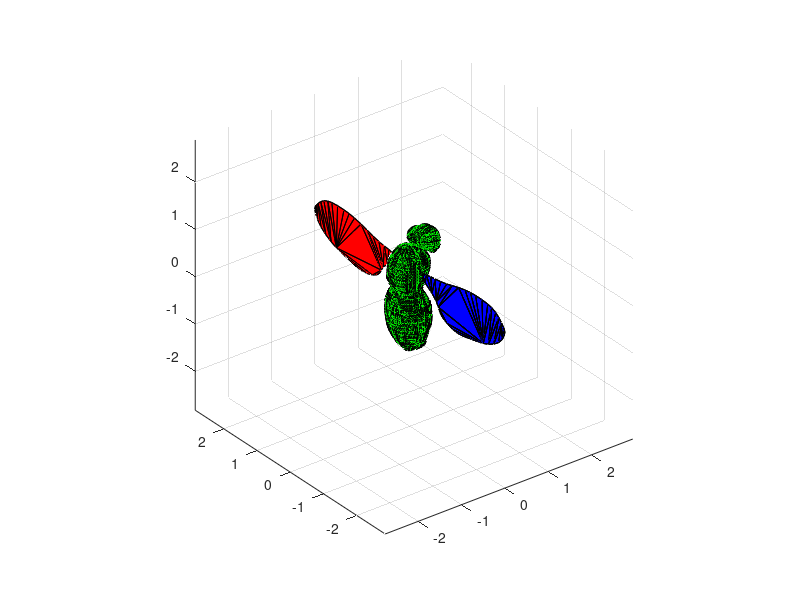

The MATLAB source for this figure: (Note: this script raises an error after producing the figure.)
% view Image from 3 camera views.

% This is a first attempt to make a 3D model from the data given to us by
% Will Dickson

%Load Camera Data
load DLT_coeff

% The joint of the fly wing is located at [0 -1.3412 0.1442]
XTrans = [0 -1.3412 0.1442];
load flywing
load flybody

body = flybody;
wing = flywing;
wing.pts = wing.pts - repmat(XTrans,size(wing.pts,1),1);

%Approximate translation from center of fly body to the wing joint location
%JTrans = [0 +/-0.35 0.5]
RJTrans = [0 -0.36 0.5];
LJTrans = [0 0.36 0.5];

bodyscale = 1;
wingscale = 1;

%Body
body.pts = bodyscale.*body.pts;

%Left Wing
Lwing = wing;
Lwing.pts = wingscale.*Lwing.pts;
Lwing.pts = Lwing.pts + repmat(bodyscale.*LJTrans,size(Lwing.pts,1),1);

%Right Wing
%Rotate about z-axis by 180 degrees
Rz = @(theta) [cos(theta) -sin(theta) 0
                sin(theta) cos(theta) 0
                0 0 1];
Rwing = wing;
Rwing.pts = wingscale.*Rwing.pts;
Rwing.pts = (Rz(pi)*Rwing.pts')' + repmat(bodyscale.*RJTrans,size(Rwing.pts,1),1);

figure; 
trisurf(body.TRI,body.pts(:,1),body.pts(:,2),body.pts(:,3),'facecolor','green');
hold on;
trisurf(Rwing.TRI,Rwing.pts(:,1),Rwing.pts(:,2),Rwing.pts(:,3),'facecolor','blue');
trisurf(Lwing.TRI,Lwing.pts(:,1),Lwing.pts(:,2),Lwing.pts(:,3),'facecolor','red');
axis equal

%get image points
figure;
for i = 1:3
    rw(i).pts = dlt_3D_to_2D(DLT(i).coeff,Rwing.pts);
    lw(i).pts = dlt_3D_to_2D(DLT(i).coeff,Lwing.pts);
    bd(i).pts = dlt_3D_to_2D(DLT(i).coeff,body.pts);
    
    subplot(1,3,i), hold on, plot(rw(i).pts(:,1),rw(i).pts(:,2),'b.');
    subplot(1,3,i), hold on, plot(lw(i).pts(:,1),lw(i).pts(:,2),'r.');
    subplot(1,3,i), hold on, plot(bd(i).pts(:,1),bd(i).pts(:,2),'g.');
end
